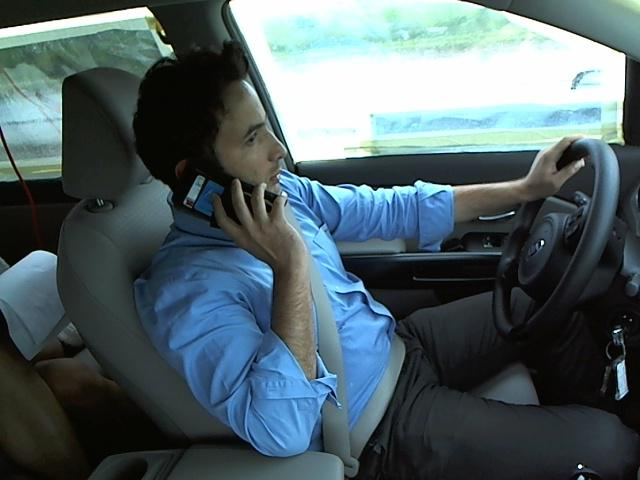
#> input picture image.jpg, 640 x 480 px
$ python colorhistorgram.py --image image.jpg
#> lines starting #> are read from the running program, lines starting #| are printed output that depends on the picture
from matplotlib import pyplot as plt
import argparse
import cv2
import numpy as np

ap=argparse.ArgumentParser()
ap.add_argument("-i","--image",required=True, help="Path to the image")

args=vars(ap.parse_args())
image=cv2.imread(args["image"])
#> image is the input picture: shape (480, 640, 3); mean B, G, R 103.1, 97.9, 80.8
cv2.imshow("Original", image)
chans=cv2.split(image)
colors=("b","g","r")
plt.figure()
plt.title("Flattend color histogram")
plt.xlabel("bins")
plt.ylabel("# of pixels")
#IT IS FOR ONE-DIMENSIONAL RGB HISTOGRAM
for (chan, color) in zip(chans, colors):
	hist=cv2.calcHist([chan], [0], None, [256], [0, 256])
	plt.plot(hist, color=color)
	plt.xlim([0, 256]) #xlim is used for limit
#> this loop made 3 passes
#> color on passes 1 to 3: 'b', 'g', 'r'
#FOR 2-D HISTOGRAM
fig=plt.figure()
ax=fig.add_subplot(131)# 1 is not of rows, 3 is the number of col, 1 is plot_number
hist=cv2.calcHist([chans[0],chans[1]],[0,1], None, [32, 32],[0, 256, 0,256])
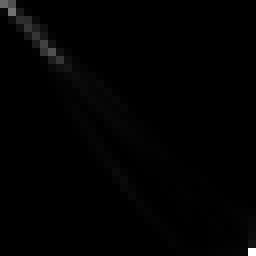
#> hist: shape (32, 32) float32 (shown 8 times larger); min 0, max 35730, mean 300; drawn with min black and max white
p=ax.imshow(hist, interpolation="nearest")
ax.set_title("2D color histogram of Green and Blue")
plt.colorbar(p)

ax=fig.add_subplot(132) # 1 row and 3 column, plot_number 2
hist=cv2.calcHist([chans[1], chans[2]],[0,1], None, [32, 32],[0, 256, 0, 256])
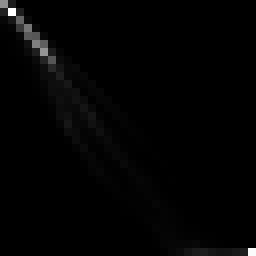
#> hist: shape (32, 32) float32 (shown 8 times larger); min 0, max 23414, mean 300; drawn with min black and max white
p=ax.imshow(hist, interpolation="nearest")
ax.set_title("2D color for Blue and red")
plt.colorbar(p)

ax=fig.add_subplot(133) #1 row, 2 col, plot_number 3
hist=cv2.calcHist([chans[0], chans[2]],[0,1], None, [32, 32],[0, 256, 0, 256])
p=ax.imshow(hist, interpolation="nearest")
ax.set_title("2D color for Blue and red")
plt.colorbar(p)

print ("2D histogram shape:%s, with %d values" %(hist.shape, hist.flatten().shape[0]))
#| 2D histogram shape:(32, 32), with 1024 values

#3D histogram
hist=cv2.calcHist([image],[0, 1, 2], None, [8,8,8],[0, 256, 0, 256, 0, 256])
print ("3D Histogram shape:%s, with %d values" %(hist.shape, hist.flatten().shape[0]))
#| 3D Histogram shape:(8, 8, 8), with 512 values
plt.show()
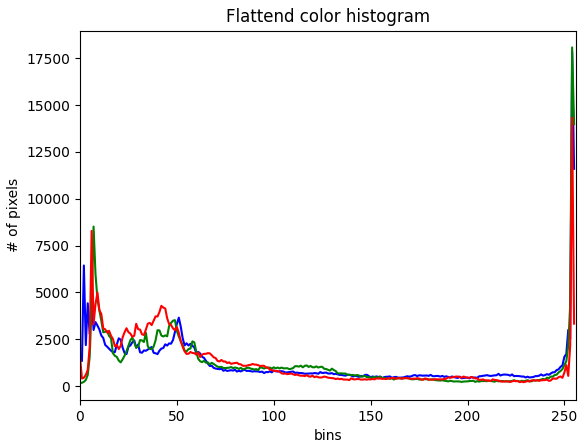
#> figure drawn by matplotlib, 1 panel; curve peaks at x = 254, y = 17833; curve peaks at x = 254, y = 18075; curve peaks at x = 254, y = 14324
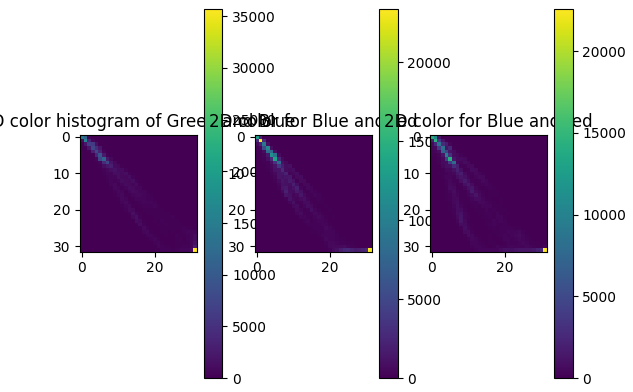
#> figure drawn by matplotlib, 6 panels

cv2.waitKey(0)
